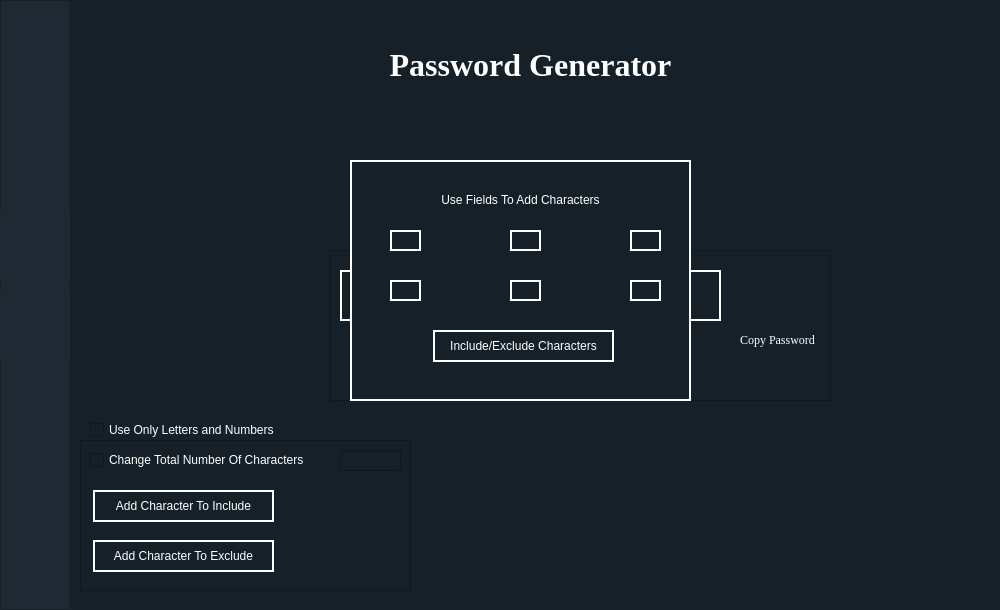
<?xml version="1.0" encoding="UTF-8"?>
<ui version="4.0">
 <class>Form</class>
 <widget class="QWidget" name="Form">
  <property name="geometry">
   <rect>
    <x>0</x>
    <y>0</y>
    <width>1000</width>
    <height>610</height>
   </rect>
  </property>
  <property name="sizePolicy">
   <sizepolicy hsizetype="Fixed" vsizetype="Fixed">
    <horstretch>0</horstretch>
    <verstretch>0</verstretch>
   </sizepolicy>
  </property>
  <property name="windowTitle">
   <string>Form</string>
  </property>
  <property name="styleSheet">
   <string notr="true">background: #152028;
</string>
  </property>
  <widget class="QFrame" name="frame">
   <property name="geometry">
    <rect>
     <x>0</x>
     <y>0</y>
     <width>70</width>
     <height>610</height>
    </rect>
   </property>
   <property name="styleSheet">
    <string notr="true">background: #1F2933;</string>
   </property>
   <property name="frameShape">
    <enum>QFrame::StyledPanel</enum>
   </property>
   <property name="frameShadow">
    <enum>QFrame::Raised</enum>
   </property>
   <widget class="QPushButton" name="VaultButton">
    <property name="geometry">
     <rect>
      <x>-10</x>
      <y>210</y>
      <width>91</width>
      <height>70</height>
     </rect>
    </property>
    <property name="styleSheet">
     <string notr="true">
border: none;</string>
    </property>
    <property name="text">
     <string/>
    </property>
    <property name="icon">
     <iconset resource="../CredentialMenu/files.qrc">
      <normaloff>:/Images/SideBar/vault.png</normaloff>:/Images/SideBar/vault.png</iconset>
    </property>
    <property name="iconSize">
     <size>
      <width>50</width>
      <height>50</height>
     </size>
    </property>
   </widget>
   <widget class="QPushButton" name="SettingsButton">
    <property name="geometry">
     <rect>
      <x>11</x>
      <y>350</y>
      <width>51</width>
      <height>70</height>
     </rect>
    </property>
    <property name="styleSheet">
     <string notr="true">background: #1F2933;
border: none;</string>
    </property>
    <property name="text">
     <string/>
    </property>
    <property name="icon">
     <iconset resource="../CredentialMenu/files.qrc">
      <normaloff>:/Images/SideBar/settings.png</normaloff>:/Images/SideBar/settings.png</iconset>
    </property>
    <property name="iconSize">
     <size>
      <width>58</width>
      <height>58</height>
     </size>
    </property>
   </widget>
   <widget class="QPushButton" name="ExportButton">
    <property name="geometry">
     <rect>
      <x>0</x>
      <y>290</y>
      <width>81</width>
      <height>70</height>
     </rect>
    </property>
    <property name="styleSheet">
     <string notr="true">background: #1F2933;
border: none;
</string>
    </property>
    <property name="text">
     <string/>
    </property>
    <property name="icon">
     <iconset resource="../CredentialMenu/files.qrc">
      <normaloff>:/Images/SideBar/export.png</normaloff>:/Images/SideBar/export.png</iconset>
    </property>
    <property name="iconSize">
     <size>
      <width>40</width>
      <height>40</height>
     </size>
    </property>
   </widget>
  </widget>
  <widget class="QLabel" name="TitleLabel">
   <property name="geometry">
    <rect>
     <x>70</x>
     <y>-10</y>
     <width>921</width>
     <height>151</height>
    </rect>
   </property>
   <property name="font">
    <font>
     <family>Times New Roman</family>
    </font>
   </property>
   <property name="styleSheet">
    <string notr="true">color: rgb(255, 255, 255);</string>
   </property>
   <property name="text">
    <string>&lt;html&gt;&lt;head/&gt;&lt;body&gt;&lt;p align=&quot;center&quot;&gt;&lt;span style=&quot; font-size:24pt; font-weight:600;&quot;&gt;Password Generator&lt;/span&gt;&lt;/p&gt;&lt;/body&gt;&lt;/html&gt;</string>
   </property>
  </widget>
  <widget class="QPushButton" name="CopyButton">
   <property name="geometry">
    <rect>
     <x>750</x>
     <y>270</y>
     <width>51</width>
     <height>51</height>
    </rect>
   </property>
   <property name="styleSheet">
    <string notr="true">
border: none;</string>
   </property>
   <property name="text">
    <string/>
   </property>
   <property name="icon">
    <iconset resource="../CredentialMenu/files.qrc">
     <normaloff>:/Images/CredentialMenu/copy.png</normaloff>
     <normalon>:/Images/copy.png</normalon>:/Images/CredentialMenu/copy.png</iconset>
   </property>
   <property name="iconSize">
    <size>
     <width>50</width>
     <height>50</height>
    </size>
   </property>
  </widget>
  <widget class="QFrame" name="CenterFrame">
   <property name="geometry">
    <rect>
     <x>330</x>
     <y>250</y>
     <width>501</width>
     <height>151</height>
    </rect>
   </property>
   <property name="frameShape">
    <enum>QFrame::StyledPanel</enum>
   </property>
   <property name="frameShadow">
    <enum>QFrame::Raised</enum>
   </property>
   <widget class="QLabel" name="GeneratedPasswordLabel">
    <property name="geometry">
     <rect>
      <x>10</x>
      <y>20</y>
      <width>381</width>
      <height>51</height>
     </rect>
    </property>
    <property name="styleSheet">
     <string notr="true">color: white;
border: 2px solid white;</string>
    </property>
    <property name="text">
     <string/>
    </property>
   </widget>
   <widget class="QPushButton" name="GenerateButton">
    <property name="geometry">
     <rect>
      <x>140</x>
      <y>100</y>
      <width>113</width>
      <height>32</height>
     </rect>
    </property>
    <property name="styleSheet">
     <string notr="true">Color: white;
border: 2px solid white;</string>
    </property>
    <property name="text">
     <string>Generate</string>
    </property>
   </widget>
   <widget class="QLabel" name="CopyPasswordLabel">
    <property name="geometry">
     <rect>
      <x>410</x>
      <y>80</y>
      <width>81</width>
      <height>20</height>
     </rect>
    </property>
    <property name="font">
     <font>
      <family>Times New Roman</family>
     </font>
    </property>
    <property name="styleSheet">
     <string notr="true">Color: white;</string>
    </property>
    <property name="text">
     <string>Copy Password</string>
    </property>
   </widget>
  </widget>
  <widget class="QFrame" name="GeneratorTweaksFrame">
   <property name="geometry">
    <rect>
     <x>80</x>
     <y>440</y>
     <width>331</width>
     <height>151</height>
    </rect>
   </property>
   <property name="frameShape">
    <enum>QFrame::StyledPanel</enum>
   </property>
   <property name="frameShadow">
    <enum>QFrame::Raised</enum>
   </property>
   <widget class="QCheckBox" name="NumberCharactersCheck">
    <property name="geometry">
     <rect>
      <x>10</x>
      <y>10</y>
      <width>241</width>
      <height>20</height>
     </rect>
    </property>
    <property name="styleSheet">
     <string notr="true">Color: white;</string>
    </property>
    <property name="text">
     <string>Change Total Number Of Characters</string>
    </property>
   </widget>
   <widget class="QLineEdit" name="TotalCharactersLine">
    <property name="geometry">
     <rect>
      <x>260</x>
      <y>10</y>
      <width>61</width>
      <height>21</height>
     </rect>
    </property>
    <property name="styleSheet">
     <string notr="true">color: white;</string>
    </property>
   </widget>
   <widget class="QPushButton" name="IncludeButton">
    <property name="geometry">
     <rect>
      <x>13</x>
      <y>50</y>
      <width>181</width>
      <height>32</height>
     </rect>
    </property>
    <property name="styleSheet">
     <string notr="true">border: 2px solid white;
color: white;</string>
    </property>
    <property name="text">
     <string>Add Character To Include</string>
    </property>
   </widget>
   <widget class="QPushButton" name="ExcludeButton">
    <property name="geometry">
     <rect>
      <x>13</x>
      <y>100</y>
      <width>181</width>
      <height>32</height>
     </rect>
    </property>
    <property name="styleSheet">
     <string notr="true">border: 2px solid white;
color: white;</string>
    </property>
    <property name="text">
     <string>Add Character To Exclude</string>
    </property>
   </widget>
  </widget>
  <widget class="QFrame" name="IncludeExcludeFrame">
   <property name="geometry">
    <rect>
     <x>350</x>
     <y>160</y>
     <width>341</width>
     <height>241</height>
    </rect>
   </property>
   <property name="styleSheet">
    <string notr="true">border: 2px solid white;</string>
   </property>
   <property name="frameShape">
    <enum>QFrame::StyledPanel</enum>
   </property>
   <property name="frameShadow">
    <enum>QFrame::Raised</enum>
   </property>
   <widget class="QLabel" name="AddCharactersLabel">
    <property name="geometry">
     <rect>
      <x>10</x>
      <y>30</y>
      <width>321</width>
      <height>20</height>
     </rect>
    </property>
    <property name="styleSheet">
     <string notr="true">color: white;
border: none;</string>
    </property>
    <property name="text">
     <string>&lt;html&gt;&lt;head/&gt;&lt;body&gt;&lt;p align=&quot;center&quot;&gt;Use Fields To Add Characters&lt;/p&gt;&lt;/body&gt;&lt;/html&gt;</string>
    </property>
   </widget>
   <widget class="QLineEdit" name="IE_FIELD_1">
    <property name="geometry">
     <rect>
      <x>40</x>
      <y>70</y>
      <width>31</width>
      <height>21</height>
     </rect>
    </property>
    <property name="styleSheet">
     <string notr="true">color:white;</string>
    </property>
   </widget>
   <widget class="QLineEdit" name="IE_FIELD_2">
    <property name="geometry">
     <rect>
      <x>160</x>
      <y>70</y>
      <width>31</width>
      <height>21</height>
     </rect>
    </property>
    <property name="styleSheet">
     <string notr="true">color:white;</string>
    </property>
   </widget>
   <widget class="QLineEdit" name="IE_FIELD_3">
    <property name="geometry">
     <rect>
      <x>280</x>
      <y>70</y>
      <width>31</width>
      <height>21</height>
     </rect>
    </property>
    <property name="styleSheet">
     <string notr="true">color:white;</string>
    </property>
   </widget>
   <widget class="QLineEdit" name="IE_FIELD_4">
    <property name="geometry">
     <rect>
      <x>40</x>
      <y>120</y>
      <width>31</width>
      <height>21</height>
     </rect>
    </property>
    <property name="styleSheet">
     <string notr="true">color:white;</string>
    </property>
   </widget>
   <widget class="QLineEdit" name="IE_FIELD_5">
    <property name="geometry">
     <rect>
      <x>160</x>
      <y>120</y>
      <width>31</width>
      <height>21</height>
     </rect>
    </property>
    <property name="styleSheet">
     <string notr="true">color:white;</string>
    </property>
   </widget>
   <widget class="QLineEdit" name="IE_FIELD_6">
    <property name="geometry">
     <rect>
      <x>280</x>
      <y>120</y>
      <width>31</width>
      <height>21</height>
     </rect>
    </property>
    <property name="styleSheet">
     <string notr="true">color:white;</string>
    </property>
   </widget>
   <widget class="QPushButton" name="AddCharactersButton">
    <property name="geometry">
     <rect>
      <x>83</x>
      <y>170</y>
      <width>181</width>
      <height>32</height>
     </rect>
    </property>
    <property name="styleSheet">
     <string notr="true">border: 2px solid white;
color: white;</string>
    </property>
    <property name="text">
     <string>Include/Exclude Characters</string>
    </property>
   </widget>
  </widget>
  <widget class="QCheckBox" name="AlphaNumericBox">
   <property name="geometry">
    <rect>
     <x>90</x>
     <y>420</y>
     <width>241</width>
     <height>20</height>
    </rect>
   </property>
   <property name="styleSheet">
    <string notr="true">Color: white;</string>
   </property>
   <property name="text">
    <string>Use Only Letters and Numbers</string>
   </property>
  </widget>
  <zorder>GeneratorTweaksFrame</zorder>
  <zorder>CenterFrame</zorder>
  <zorder>TitleLabel</zorder>
  <zorder>frame</zorder>
  <zorder>CopyButton</zorder>
  <zorder>AlphaNumericBox</zorder>
  <zorder>IncludeExcludeFrame</zorder>
 </widget>
 <resources>
  <include location="../CredentialMenu/files.qrc"/>
 </resources>
 <connections/>
</ui>
